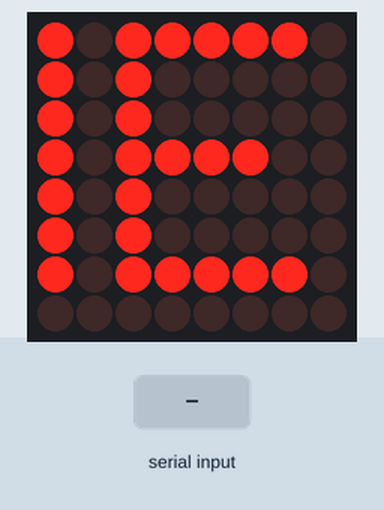
Bench run of a sketch on a simulated Arduino Uno, built with avr-gcc and run on an emulated ATmega328P. Parts: 8×8 LED matrix. Inputs (shaded band) come from the test bench.

Above: at 1.25 s.
1.3 s: "T:90\n" received over the second serial link
At 1.35 s:
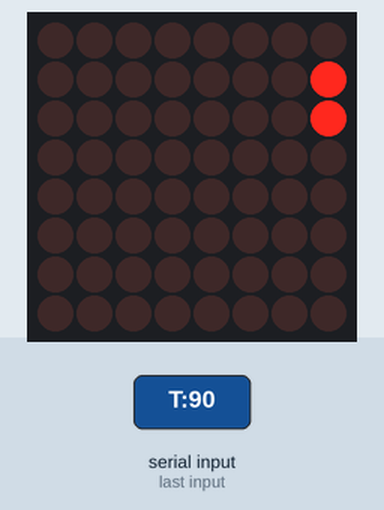
3.1 s: "R\n" received over the second serial link
At 3.15 s:
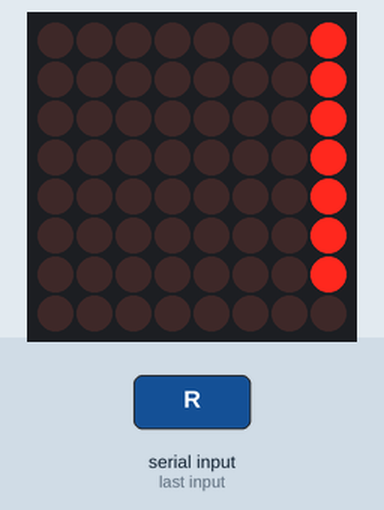
4.9 s: "T:,45\n" received over the second serial link
At 4.95 s:
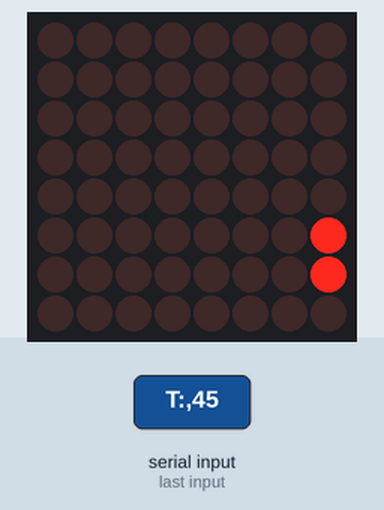
6.7 s: "T:\n" received over the second serial link
Timing chart, 0 to 9.2 s (numbered marks = the images above; inputs shaded):
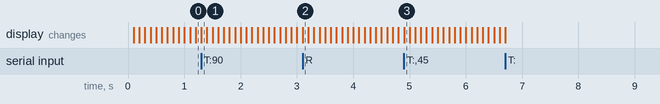

The sketch:

LEDMATRIXMAX.ino
```cpp
#include <MD_Parola.h>
#include <MD_MAX72xx.h>
#include <SPI.h>
#include <SoftwareSerial.h>

#define HARDWARE_TYPE MD_MAX72XX::FC16_HW
#define MAX_DEVICES 1

#define DATA_PIN 12
#define CLK_PIN  13
#define CS_PIN   9

MD_Parola display = MD_Parola(HARDWARE_TYPE, DATA_PIN, CLK_PIN, CS_PIN, MAX_DEVICES);
SoftwareSerial BT(10, 11);

// Variables
String message = "HELLO";
int speedValue = 100;
int brightness = 5;

// ❤️ HEART ICON
byte HEART[8] = {
  B01100110,B11111111,B11111111,B11111111,
  B01111110,B00111100,B00011000,B00000000
};

// 🙂 SMILE ICON
byte SMILE[8] = {
  B00111100,B01000010,B10100101,B10000001,
  B10100101,B10011001,B01000010,B00111100
};

void showIcon(byte icon[8]) {
  display.displayClear();
  for (int i = 0; i < 8; i++) {
    display.getGraphicObject()->setRow(0, i, icon[i]);
  }
}

// Start scrolling text (no end delay)
void startDisplay() {
  display.displayClear();
  display.displayText(message.c_str(), PA_CENTER, speedValue, 0, PA_SCROLL_LEFT, PA_SCROLL_LEFT);
}

void setup() {
  BT.begin(115200); //set baud rate that works on your module default baud rate is 9600

  display.begin();
  display.setIntensity(brightness);
  display.setSpeed(speedValue);
  display.setPause(0);

  startDisplay();
}

void loop() {

  if (BT.available()) {
    String input = BT.readStringUntil('\n');
    input.trim();

    // TEXT
    if (input.startsWith("T:")) {
      message = input.substring(2);
      startDisplay();
    }

    // SPEED
    else if (input.startsWith("S:")) {
      speedValue = input.substring(2).toInt();
      display.setSpeed(speedValue);
      startDisplay();
    }

    // BRIGHTNESS
    else if (input.startsWith("B:")) {
      brightness = constrain(input.substring(2).toInt(), 0, 15);
      display.setIntensity(brightness);
    }

    // ICONS
    else if (input.startsWith("I:")) {
      String icon = input.substring(2);

      if (icon == "HEART") {
        showIcon(HEART);
      }
      else if (icon == "SMILE") {
        showIcon(SMILE);
      }
    }

    // RESET
    else if (input == "R") {
      message = "HELLO";
      speedValue = 100;
      brightness = 5;

      display.setSpeed(speedValue);
      display.setIntensity(brightness);

      startDisplay();
    }
  }

  if (display.displayAnimate()) {
    display.displayReset();
  }
}
```

Measured:
- after the input at 1.3 s, the display: changes at once (image 1)
- after the input at 3.1 s, the display: changes at once (image 2)
- after the input at 4.9 s, the display: changes at once (image 3)
